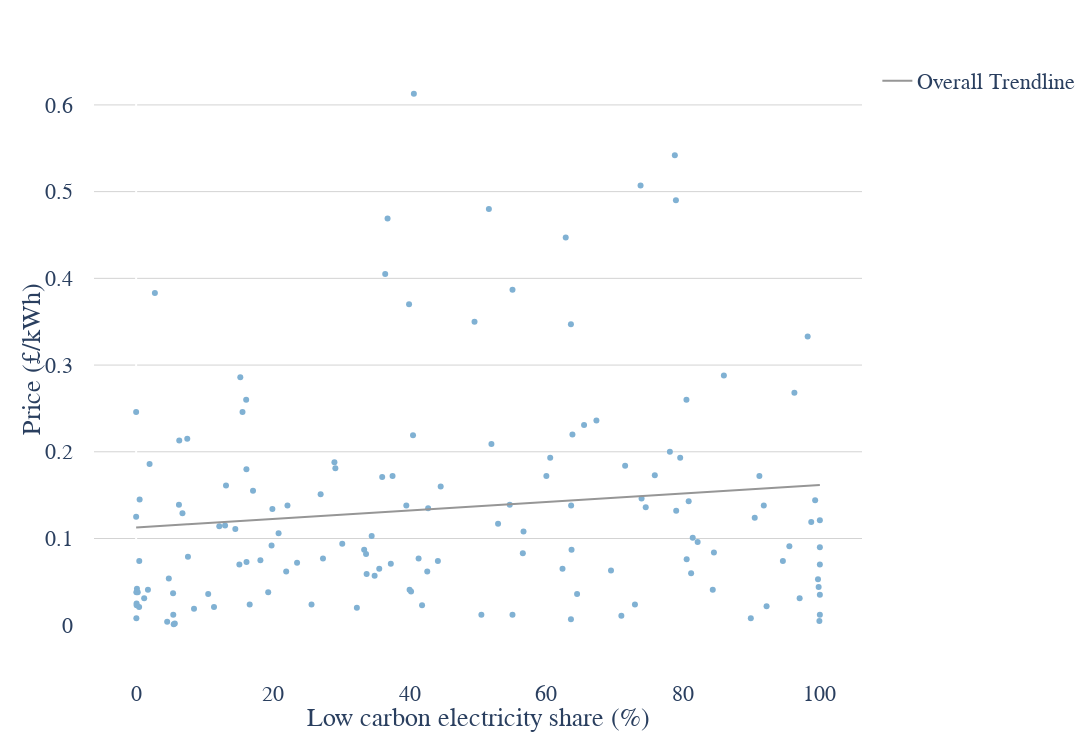

Source (notebook cell):
### Code cell
#global relationship of price against renewable share shows negative correlation, this could be caused by higher standards of leaving in countries with high renewable share
scatter_chart(data=joined_energy_data, x_var='low_carbon_share_elec', y_var='price', x_label='Low carbon electricity share (%)', y_label='Price (£/kWh)', hover_labels='country')

### Figure 1 — Plotly figure (JSON) as saved in the notebook; plotly's stock layout.template omitted (floating-point values rounded to 4 significant figures; data arrays with more than 128 entries replaced by an {"elided": "..."} marker saying what was removed)
{"data": [{"customdata": {"elided": "144x1 str values"}, "hovertemplate": "Low carbon electricity share (%)=%{x}<br>Price (£/kWh)=%{y}<br>country=%{customdata[0]}<extra></extra>", "legendgroup": "", "marker": {"color": "#80b1d3", "symbol": "circle"}, "mode": "markers", "name": "", "orientation": "v", "showlegend": false, "type": "scatter", "x": {"elided": "144 float values"}, "xaxis": "x", "y": {"elided": "144 float values"}, "yaxis": "y"}, {"hovertemplate": "<b>OLS trendline</b><br>price = 0.000489893 * low_carbon_share_elec + 0.112776<br>R<sup>2</sup>=0.016702<br><br>Low carbon electricity share (%)=%{x}<br>Price (£/kWh)=%{y} <b>(trend)</b><extra></extra>", "legendgroup": "Overall Trendline", "line": {"color": "#969696"}, "mode": "lines", "name": "Overall Trendline", "showlegend": true, "type": "scatter", "x": {"elided": "143 float values"}, "xaxis": "x", "y": {"elided": "143 float values"}, "yaxis": "y"}], "layout": {"font": {"family": "Arial", "size": 22}, "height": 750, "legend": {"tracegroupgap": 0}, "margin": {"pad": 20, "t": 60}, "paper_bgcolor": "white", "plot_bgcolor": "white", "width": 1400, "xaxis": {"anchor": "y", "domain": [0, 1], "showgrid": false, "title": {"text": "Low carbon electricity share (%)"}}, "yaxis": {"anchor": "x", "domain": [0, 1], "gridcolor": "LightGrey", "gridwidth": 1, "showgrid": true, "title": {"text": "Price (£/kWh)"}}}}
